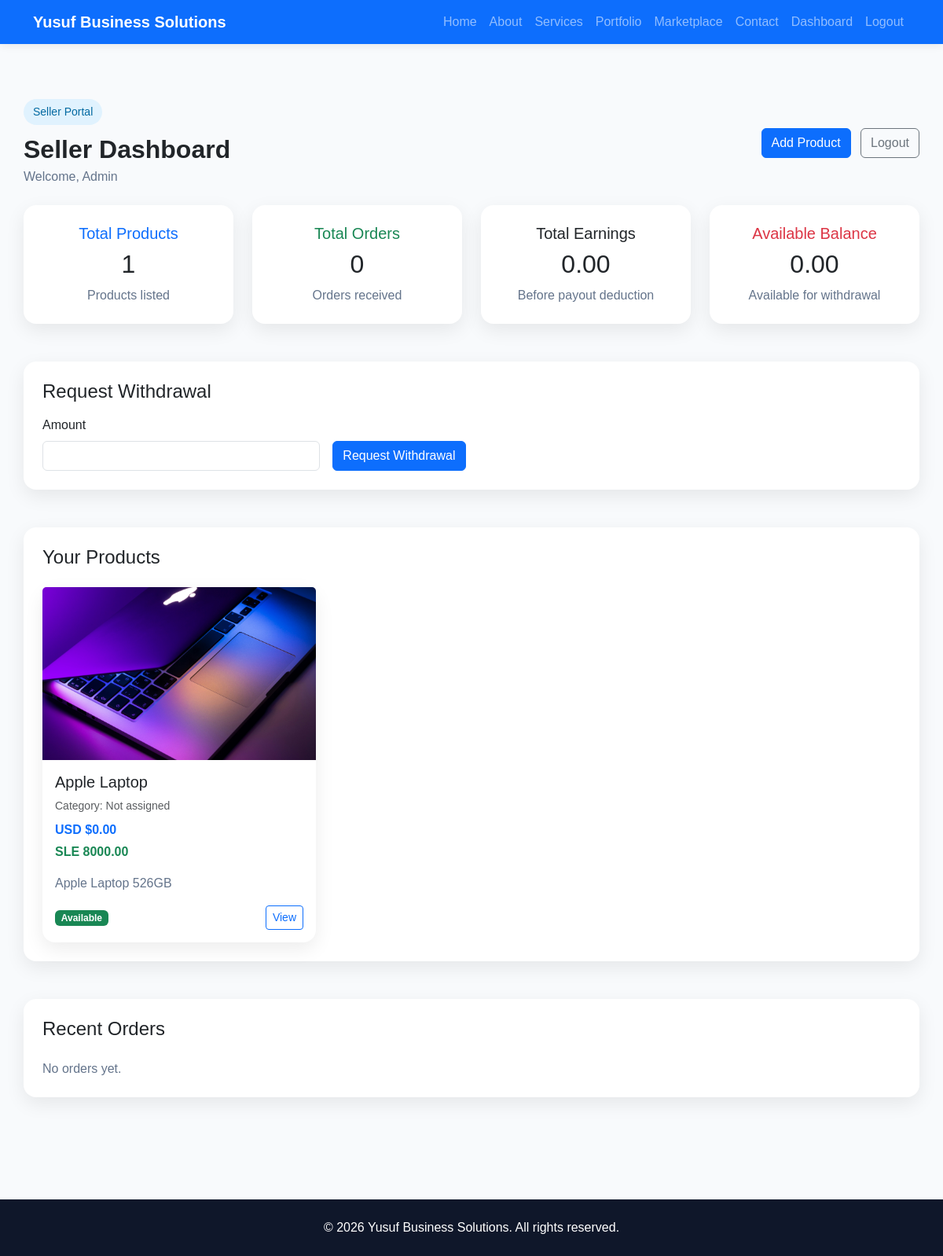
The page /seller/dashboard/ (signed in) on the database as committed earlier.
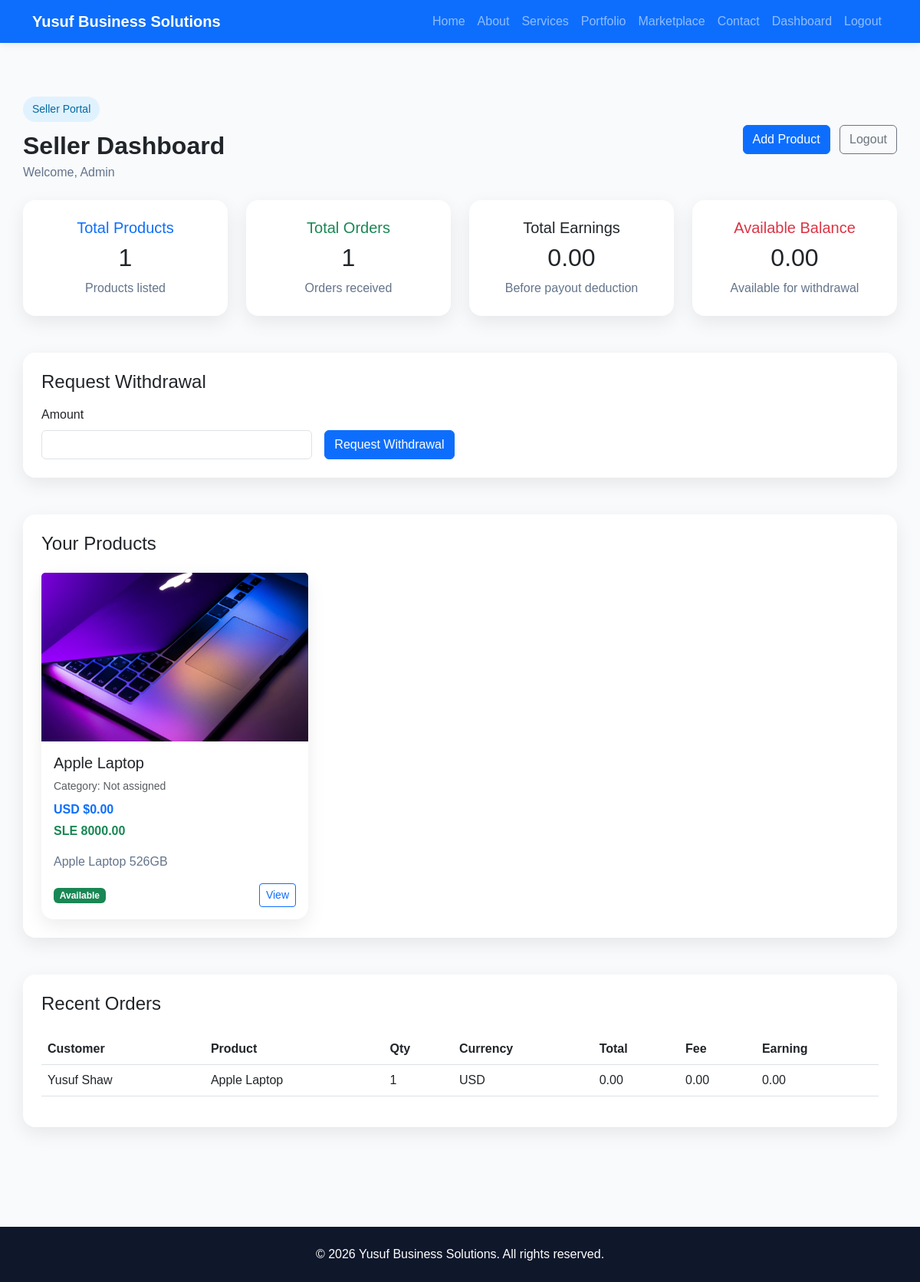
The same page on the database as committed later.
### website/models.py (models this page shows, shortened)
class Product(models.Model):
    seller = models.ForeignKey(
        User,
        on_delete=models.CASCADE,
        related_name='products',
        null=True,
        blank=True
    )
    category = models.ForeignKey(
        Category,
        on_delete=models.SET_NULL,
        null=True,
        blank=True
    )
    name = models.CharField(max_length=200)
    description = models.TextField()
    price_sle = models.DecimalField(max_digits=10, decimal_places=2)
    price_usd = models.DecimalField(max_digits=10, decimal_places=2)
    image = models.ImageField(upload_to='products/', blank=True, null=True)
    available = models.BooleanField(default=True)
    created_at = models.DateTimeField(auto_now_add=True)

class Order(models.Model):
    CURRENCY_CHOICES = [
        ('USD', 'US Dollar'),
        ('SLE', 'Sierra Leone Leone'),
    ]
    PAYMENT_STATUS_CHOICES = [
        ('Pending', 'Pending'),
        ('Paid', 'Paid'),
        ('Failed', 'Failed'),
    ]
    product = models.ForeignKey(Product, on_delete=models.CASCADE)
    customer_name = models.CharField(max_length=150)
    email = models.EmailField()
    phone = models.CharField(max_length=50)
    address = models.TextField()
    quantity = models.PositiveIntegerField(default=1)
    currency = models.CharField(max_length=3, choices=CURRENCY_CHOICES, default='USD')
    unit_price = models.DecimalField(max_digits=12, decimal_places=2, default=0)
    total_amount = models.DecimalField(max_digits=12, decimal_places=2)
    platform_fee_percent = models.DecimalField(max_digits=5, decimal_places=2, default=10)
    platform_fee_amount = models.DecimalField(max_digits=12, decimal_places=2, default=0)
    seller_earning = models.DecimalField(max_digits=12, decimal_places=2, default=0)
    payment_status = models.CharField(max_length=20, choices=PAYMENT_STATUS_CHOICES, default='Pending')
    payment_reference = models.CharField(max_length=200, blank=True, null=True)
    created_at = models.DateTimeField(auto_now_add=True)

### website/views.py (the view)
# urls.py: path('seller/dashboard/', views.seller_dashboard, name='seller_dashboard'),
@login_required
def seller_dashboard(request):
    seller_products = Product.objects.filter(seller=request.user).order_by('-created_at')
    seller_orders = Order.objects.filter(product__seller=request.user).order_by('-created_at')
    total_products = seller_products.count()
    total_orders = seller_orders.count()
    paid_orders = seller_orders.filter(payment_status='Paid')
    seller_total_earnings = paid_orders.aggregate(total=Sum('seller_earning'))['total'] or Decimal('0.00')
    seller_payouts = PayoutRequest.objects.filter(seller=request.user).order_by('-request_date')
    total_requested = seller_payouts.exclude(status='Rejected').aggregate(total=Sum('amount'))['total'] or Decimal('0.00')
    available_balance = seller_total_earnings - total_requested
    if available_balance < 0:
        available_balance = Decimal('0.00')
    return render(request, 'seller_dashboard.html', {
        'seller_products': seller_products,
        'seller_orders': seller_orders,
        'total_products': total_products,
        'total_orders': total_orders,
        'seller_total_earnings': seller_total_earnings,
        'available_balance': available_balance,
        'seller_payouts': seller_payouts,
    })

### website/templates/seller_dashboard.html (shortened to what the changed rows need)
{% extends 'base.html' %}
{% block content %}
<div class="container section-padding">
    <div class="d-flex flex-column flex-md-row justify-content-between align-items-md-center mb-4">
        <div>
            <h2 class="section-title mb-1">Seller Dashboard</h2>
        </div>
    </div>
    <div class="row g-4 mb-5">
        <div class="col-md-3">
            <div class="card shadow-soft h-100">
                <div class="card-body p-4 text-center">
                    <h2>{{ total_products }}</h2>
                </div>
            </div>
        </div>
        <div class="col-md-3">
            <div class="card shadow-soft h-100">
                <div class="card-body p-4 text-center">
                    <h5 class="text-success">Total Orders</h5>
                    <h2>{{ total_orders }}</h2>
                    <p class="muted-text mb-0">Orders received</p>
                </div>
            </div>
        </div>
        <div class="col-md-3">
            <div class="card shadow-soft h-100">
                <div class="card-body p-4 text-center">
                    <h2>{{ seller_total_earnings }}</h2>
                </div>
            </div>
        </div>
        <div class="col-md-3">
            <div class="card shadow-soft h-100">
                <div class="card-body p-4 text-center">
                    <h2>{{ available_balance }}</h2>
                </div>
            </div>
        </div>
    </div>
    <div class="card shadow-soft mb-5">
        <div class="card-body p-4">
            {% if seller_products %}
                <div class="row g-4">
                    {% for product in seller_products %}
                    <div class="col-md-6 col-lg-4">
                        <div class="card h-100 shadow-soft">
                            {% if product.image %}
                            <img src="{{ product.image.url }}" class="card-img-top" alt="{{ product.name }}" style="height: 220px; object-fit: cover;">
                            {% else %}
                            <div class="p-5 text-center bg-light">
                                <p class="muted-text mb-0">No image uploaded</p>
                            </div>
                            {% endif %}
                            <div class="card-body">
                                <h5>{{ product.name }}</h5>
                                {% if product.category %}
                                    <p class="small text-muted mb-2">Category: {{ product.category.name }}</p>
                                {% else %}
                                    <p class="small text-muted mb-2">Category: Not assigned</p>
                                {% endif %}
                                <p class="text-primary fw-bold mb-1">USD ${{ product.price_usd }}</p>
                                <p class="text-success fw-bold">SLE {{ product.price_sle }}</p>
                                <p class="muted-text">{{ product.description|truncatewords:18 }}</p>
                                <div class="d-flex justify-content-between align-items-center mt-3">
                                    {% if product.available %}
                                        <span class="badge bg-success">Available</span>
                                    {% else %}
                                        <span class="badge bg-secondary">Unavailable</span>
                                    {% endif %}
                                    <a href="{% url 'product_detail' product.id %}" class="btn btn-sm btn-outline-primary">
                                        View
                                    </a>
                                </div>
                            </div>
                        </div>
                    </div>
                    {% endfor %}
                </div>
            {% else %}
                <div class="text-center py-5">
                    <h5>No products yet</h5>
                    <p class="muted-text">You have not added any products yet.</p>
                    <a href="{% url 'add_product' %}" class="btn btn-primary">Add Your First Product</a>
                </div>
            {% endif %}
        </div>
    </div>
    <div class="card shadow-soft">
        <div class="card-body p-4">
            <h4 class="mb-4">Recent Orders</h4>
            {% if seller_orders %}
                <div class="table-responsive">
                    <table class="table align-middle">
                        <thead>
                            <tr>
                                <th>Customer</th>
                                <th>Product</th>
                                <th>Qty</th>
                                <th>Currency</th>
                                <th>Total</th>
                                <th>Fee</th>
                                <th>Earning</th>
                            </tr>
                        </thead>
                        <tbody>
                            {% for order in seller_orders %}
                            <tr>
                                <td>{{ order.customer_name }}</td>
                                <td>{{ order.product.name }}</td>
                                <td>{{ order.quantity }}</td>
                                <td>{{ order.currency }}</td>
                                <td>{{ order.total_amount }}</td>
                                <td>{{ order.platform_fee_amount }}</td>
                                <td>{{ order.seller_earning }}</td>
                            </tr>
                            {% endfor %}
                        </tbody>
                    </table>
                </div>
            {% else %}
                <p class="muted-text mb-0">No orders yet.</p>
            {% endif %}
        </div>
    </div>
</div>
{% endblock %}

Rows that differ between the two databases and show on the page:
added Order: customer_name "Yusuf Shaw", product.name "Apple Laptop", quantity "1", currency "USD", total_amount "0.00", platform_fee_amount "0.00", seller_earning "0.00"
Other text that changed with them:
{{ total_orders }}: "0" → "1"
text no longer shown: "No orders yet."
text now shown: "Customer Product Qty Currency Total Fee Earning"
